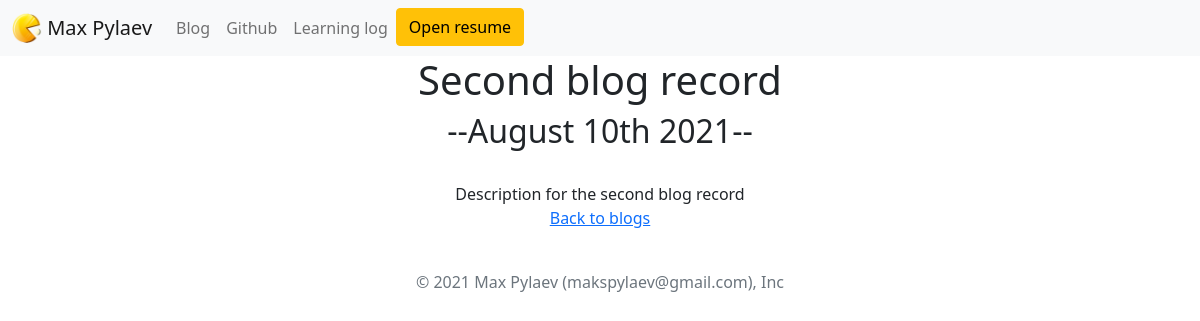
The app's page /blog/2/ with its own data.
### blog/models.py (models this page shows, shortened)
class Blog(models.Model):
  title = models.CharField(max_length=200)
  date = models.DateTimeField(auto_now=True)
  description = models.TextField()
  url = models.URLField()

### blog/views.py (the view)
# urls.py: path('<int:blog_id>/', views.detail, name='detail'),
def detail(request, blog_id):
  blog = get_object_or_404(Blog, pk=blog_id)
  return render(request, 'blog/detail.html', {'blog' : blog})

### blog/templates/blog/detail.html
{% extends 'portfolio/base.html' %}
{% block content %}
  <div align="center">
    <h1>{{ blog.title }}</h1>
    <h2>--{{ blog.date | date:'F jS Y' }}--</h2>
    <br>
    {{ blog.description | safe }}
    <p><a href="{% url 'blog:all_blogs' %}">Back to blogs</a></p>
  </div>
{% endblock %}

### records on screen
Blog: title "Second blog record", date "August 10th 2021", description "Description for the second blog record"
